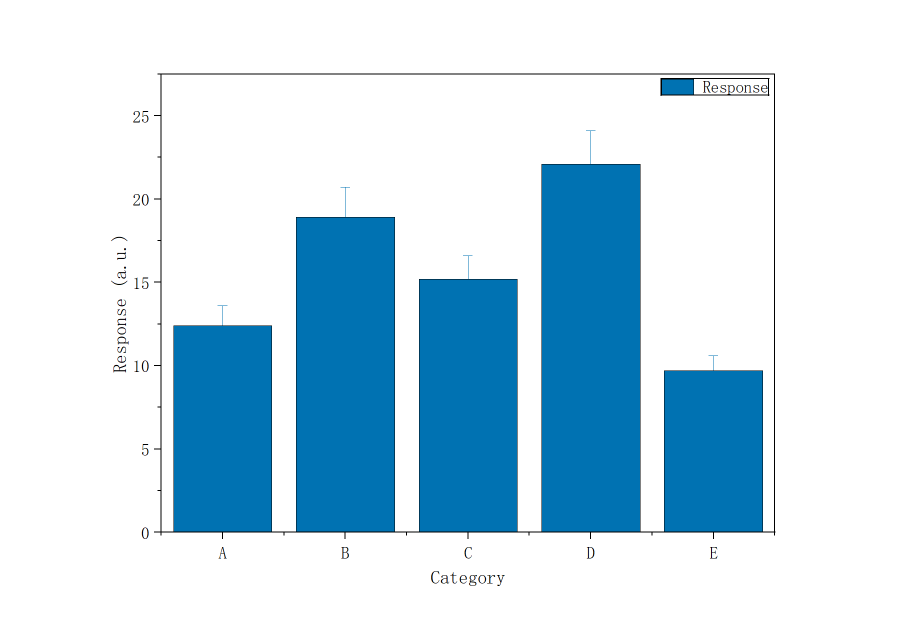
#> input picture templates/evidence/bar.png, 1800 x 1276 px (shown at 1/2 size)
$ python -i verify_deliverable.py   (imports and definitions only)
#> lines starting #> are read from the running program, lines starting #| are printed output that depends on the picture; after the words box and inside, x2 and y2 are one past the last pixel; in counts of white or black regions, pixels touching at a corner belong together
"""verify_deliverable.py — 交付三件套的**文件层**检查（不读 Origin 对象属性）。

用法：
  python verify_deliverable.py 成品.png 成品.pdf 成品.opju [--min-width 1800]
  python verify_deliverable.py --selftest

只管五件事：三个文件都存在、非空字节、三者同 basename、PNG 宽 >= --min-width、
PNG 上没有 Origin demo 水印。
Origin 图里的对象属性（系列数/字号/图例位置）是 origin_verify_graph 的活，
本脚本不猜、不读、不假装能读。
rc: 0 = 全过, 4 = 有 FAIL, 2 = 用法错误。

## 水印检查为什么这样写

Origin 未授权时会往**整幅画布**平铺青色 `demo`，导出图直接不可用。这里不能用
「青色像素多不多」判定：一张本来就画了青色柱/线的图同样会命中。

2026-11-03 在真水印图上量的真值（`templates/evidence/bar.png`，1200×850）：
  · 主色 **#00FFFF**（5745 px），抗锯齿边缘为 #3AFFFF / #66FFFF / #00E9FF / #00FFF2
  · 行方向 **8 条文字带**，带间距恒定 **72 px**（scatter 同样 8 条/72 px；
    xrd 84 px、forest 72 px，抖动系数 ≤ 0.34）
  · 覆盖面积仅 **0.62%–0.88%**（字很细，按面积数会漏）

对照实验（同样 1200×850，2026-11-03/04 实测）：

| 样本 | 行带 | 间距 cv | **行剖面自相关峰值** | 覆盖面积 |
|---|---|---|---|---|
| bar（水印） | 8 | 0.00 | **0.841**（lag 72） | 0.80% |
| scatter（水印） | 8 | 0.00 | **0.838**（lag 72） | 0.63% |
| xrd（水印） | 8 | 0.16 | **0.662**（lag 84） | 0.88% |
| forest（水印） | 9 | 0.34 | **0.838**（lag 72） | 0.62% |
| heatmap（水印） | 14 | 0.72 | **0.871**（lag 72） | 0.55% |
| 纯白图 | 0 | – | 0.000 | 0.00% |
| 青色数据图（3 青柱 + 青线） | **2** | – | 0.711 | 14.96% |
| 人工叠 demo 网格 | 13 | 0.00 | **0.923**（lag 70） | 0.37% |

**为什么用自相关而不是间距抖动**：热图那类图上，水印文字叠在同色（浅青）格子上会融进去，
行带间距被打乱（cv 0.72），第一版按 cv≤0.5 判就把 heatmap.png **漏判了**——这是实测踩到的洞。
行剖面自相关对「整幅等周期重复」敏感、对缓慢包络（色块明暗）不敏感，所以改成
`行带 ≥ 5 且自相关峰值 ≥ 0.6`。青色数据图自相关也有 0.711，但它的行带只有 2 条
（整块色块，不是一行行文字），被行带数挡住。

判据：行带 ≥ 5 条 + 带间距 ≥ 4 个且中位数 ≥ 40 px + **自相关峰值 ≥ 0.6** +
覆盖面积 < 10% + 行带纵跨 ≥ 半图。
"""
import os
import sys

from PIL import Image, ImageChops

from pixel_core import setup_stdout

RC_OK, RC_FAIL, RC_USAGE = 0, 4, 2
DEFAULT_MIN_WIDTH = 1800

# 水印主色与容差（实测 #00FFFF，抗锯齿会往 #3AFFFF/#66FFFF/#00E9FF 漂）
WATERMARK_RGB = (0, 255, 255)
WATERMARK_TOL = 48
# 结构判据（阈值来自上面的对照实验，不是拍的）
WM_MIN_BANDS = 5          # 行方向文字带最少条数（真水印 8–9，青色数据 2）
WM_MIN_GAPS = 4           # 参与周期性判定所需的最少带间距个数
WM_MIN_GAP_PX = 40        # 带间距中位数下限（真水印 72–125 px）
WM_MIN_ACF = 0.6          # 行剖面自相关峰值下限（真水印 0.66–0.92，纯白 0.00）
WM_ACF_LAG = (40, 130)    # 自相关搜索的滞后区间（水印周期实测 54–84 px）
WM_MAX_AREA = 0.10        # 覆盖面积上限；超过视为「青色数据」而不是水印


def _wm_mask(im):
    """青色掩膜（L 模式，命中 255）。用通道点运算走 C 层，避免逐像素 Python 循环。"""
    r, g, b = im.split()
    lo, hi = WATERMARK_TOL, 255 - WATERMARK_TOL
    mr = r.point(lambda v: 255 if v <= lo else 0)
    mg = g.point(lambda v: 255 if v >= hi else 0)
    mb = b.point(lambda v: 255 if v >= hi else 0)
    return ImageChops.multiply(ImageChops.multiply(mr, mg), mb)


def _counts_per_line(mask):
    """沿「行」统计每行命中数（对转置图调用即得每列命中数）。"""
    w, h = mask.size
    data = mask.tobytes()
    return [data[y * w:(y + 1) * w].count(255) for y in range(h)]


def _runs(values, thr):
    """连续命中区间 [(start, end), ...]；thr 以下视为断开。"""
    out, start = [], None
    for i, v in enumerate(values):
        if v >= thr and start is None:
            start = i
        elif v < thr and start is not None:
            out.append((start, i - 1))
            start = None
    if start is not None:
        out.append((start, len(values) - 1))
    return out


def _gap_stats(bands):
    gaps = [bands[i + 1][0] - bands[i][0] for i in range(len(bands) - 1)]
    if not gaps:
        return [], None, None
    mean = sum(gaps) / len(gaps)
    std = (sum((g - mean) ** 2 for g in gaps) / len(gaps)) ** 0.5
    return gaps, sorted(gaps)[len(gaps) // 2], (std / mean if mean else 9.9)


def _autocorr_peak(values, lag_range=WM_ACF_LAG):
    """行剖面的自相关峰值（归一化）。等周期重复的水印文字会在这里出峰，
    缓慢变化的色块包络不会。返回 (峰值, 对应滞后)。"""
    n = len(values)
    if n < 3:
        return 0.0, None
    mean = sum(values) / n
    centered = [v - mean for v in values]
    denom = sum(x * x for x in centered)
    if denom <= 0:
        return 0.0, None
    lo, hi = lag_range
    best, best_lag = 0.0, None
    for lag in range(lo, min(hi, n - 1) + 1):
        num = sum(centered[i] * centered[i + lag] for i in range(n - lag))
        coef = num / denom
        if coef > best:
            best, best_lag = coef, lag
    return best, best_lag


def watermark_report(png_path):
    """返回水印判定结果。读不了图也返回 dict，由调用方决定怎么报。"""
#> called with png_path = 'templates/evidence/bar.png'
    try:
        with Image.open(png_path) as src:
#> src is the input picture: PIL image 1800x1276 RGB; mean R, G, B 196.1, 221.5, 235.7
            im = src.convert("RGB")
    except Exception as exc:                          # 读不了就 FAIL，不猜
        return {"readable": False, "is_watermark": False, "detail": "unreadable: %s" % exc}
    w, h = im.size
    mask = _wm_mask(im)
#> in _wm_mask, `r, g, b = im.split()`:
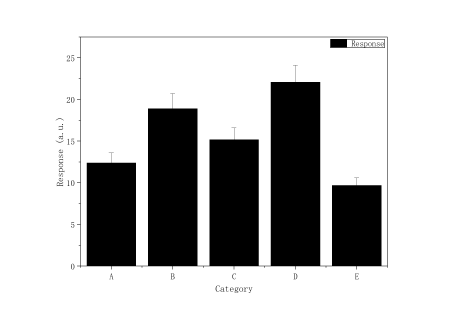
#> r: PIL image 1800x1276 L (shown at 1/4 size); min 0, max 255, mean 196.1
#> in _wm_mask, `r, g, b = im.split()`:
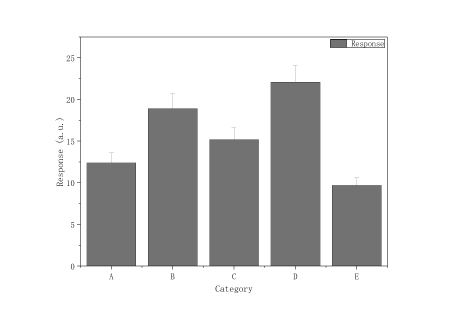
#> g: PIL image 1800x1276 L (shown at 1/4 size); min 0, max 255, mean 221.5
#> in _wm_mask, `r, g, b = im.split()`:
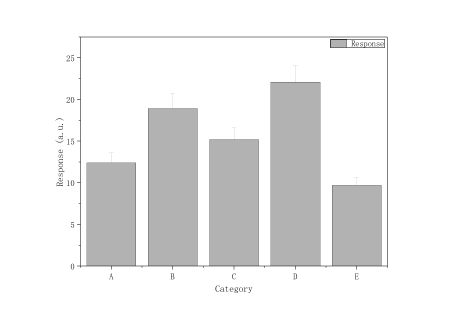
#> b: PIL image 1800x1276 L (shown at 1/4 size); min 0, max 255, mean 235.7
#> in _wm_mask, `mr = r.point(lambda v: 255 if v <= lo else 0)`:
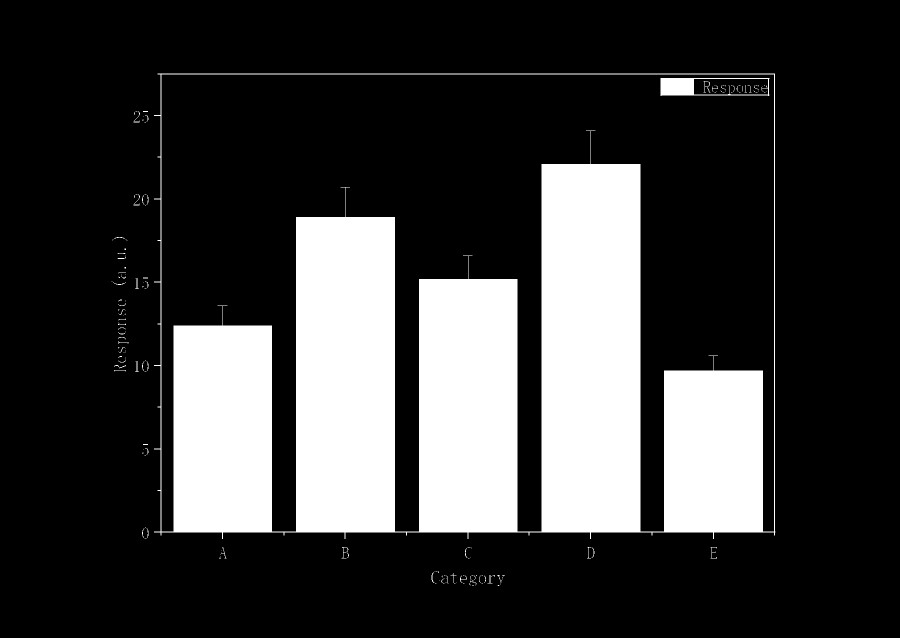
#> mr: PIL image 1800x1276 L (shown at 1/2 size); 23% white; 176 white regions (124 under 20 px), largest, box (x1, y1, x2, y2) and area: (308, 147, 1551, 1078) 523816, (1321, 156, 1539, 192) 3038, (1407, 162, 1421, 185) 74
    row_counts = _counts_per_line(mask)
#> row_counts = 1276 values from 0 to 0
    col_counts = _counts_per_line(mask.transpose(Image.TRANSPOSE))
#> col_counts = 1800 values from 0 to 0
    total = sum(row_counts)
#> total = 0
    area = total / float(w * h) if w and h else 0.0
#> area = 0
    bands = _runs(row_counts, max(3, int(w * 0.004)))
#> after the loop in _runs, `for i, v in enumerate(values):`: out = []
#> bands = []
    col_bands = _runs(col_counts, max(3, int(h * 0.004)))
#> col_bands = []
    gaps, median_gap, cv = _gap_stats(bands)
#> gaps = []
    acf, acf_lag = _autocorr_peak(row_counts)
#> in _autocorr_peak, `n = len(values)`: n = 1276
#> in _autocorr_peak, `mean = sum(values) / n`: mean = 0
#> in _autocorr_peak, `centered = [v - mean for v in values]`: centered = 1276 values from 0 to 0
#> in _autocorr_peak, `denom = sum(x * x for x in centered)`: denom = 0
#> acf = 0
    span = (bands[-1][0] - bands[0][0]) if len(bands) >= 2 else 0
#> span = 0
    periodic = (
        len(bands) >= WM_MIN_BANDS
        and len(gaps) >= WM_MIN_GAPS
        and median_gap is not None and median_gap >= WM_MIN_GAP_PX
        and acf >= WM_MIN_ACF
        and area < WM_MAX_AREA
        and span >= h * 0.5
    )
#> periodic = False
    detail = ("mask %d px (%.2f%%), row bands %d, col bands %d, median gap %s px, "
              "acf %.2f@%s, cv %s"
              % (total, area * 100.0, len(bands), len(col_bands),
                 "-" if median_gap is None else "%d" % median_gap,
                 acf, "-" if acf_lag is None else acf_lag,
                 "-" if cv is None else "%.2f" % cv))
    return {"readable": True, "is_watermark": bool(periodic), "detail": detail,
            "mask_px": total, "area": area, "bands": len(bands),
            "col_bands": len(col_bands), "median_gap": median_gap, "cv": cv,
            "acf": acf, "acf_lag": acf_lag}


# [227 lines left out: functions inspect, main, selftest, not called in this run]


# [5 lines not run here, left out]

>>> result = watermark_report('templates/evidence/bar.png')
#> result = 11 items

$ run again, on templates/evidence/cv.png
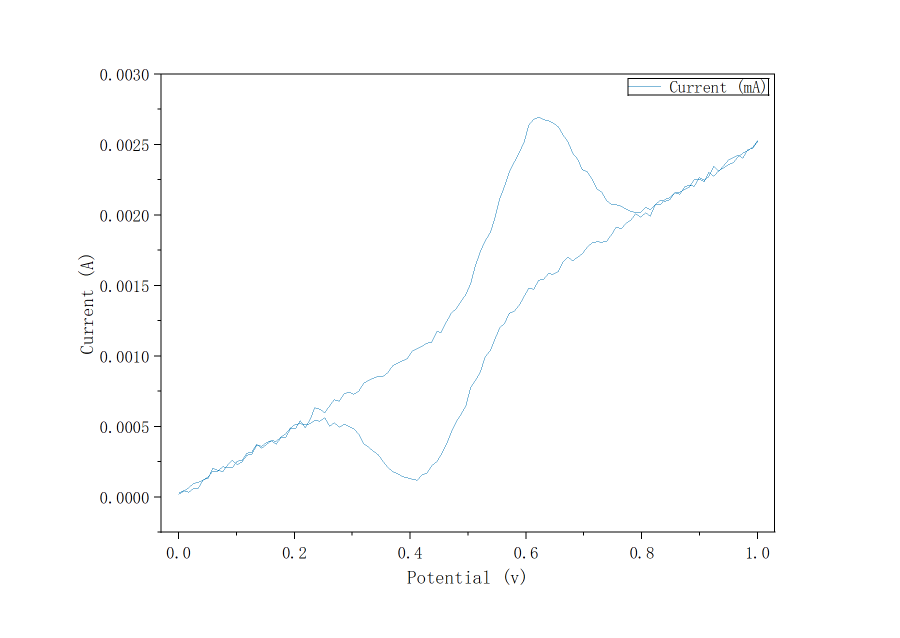
#> input picture templates/evidence/cv.png, 1800 x 1276 px (shown at 1/2 size)
#> in watermark_report, src is the input picture: PIL image 1800x1276 RGB; mean R, G, B 252.8, 252.9, 253
#> in _wm_mask, `mr = r.point(lambda v: 255 if v <= lo else 0)`:
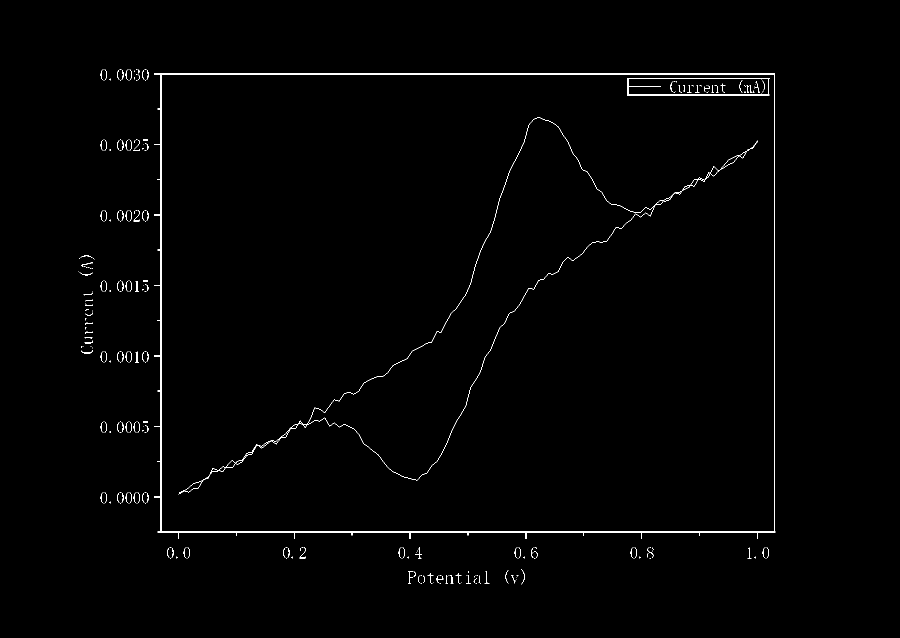
#> mr: PIL image 1800x1276 L (shown at 1/2 size); 0.77% white in thin lines or dots, all inside (x1, y1, x2, y2) = (157, 138, 1551, 1169)
#> mg: PIL image 1800x1276 L; 99% white; black in thin lines or dots, all inside (x1, y1, x2, y2) = (156, 138, 1551, 1170)
#> in _wm_mask, `mb = b.point(lambda v: 255 if v >= hi else 0)`:
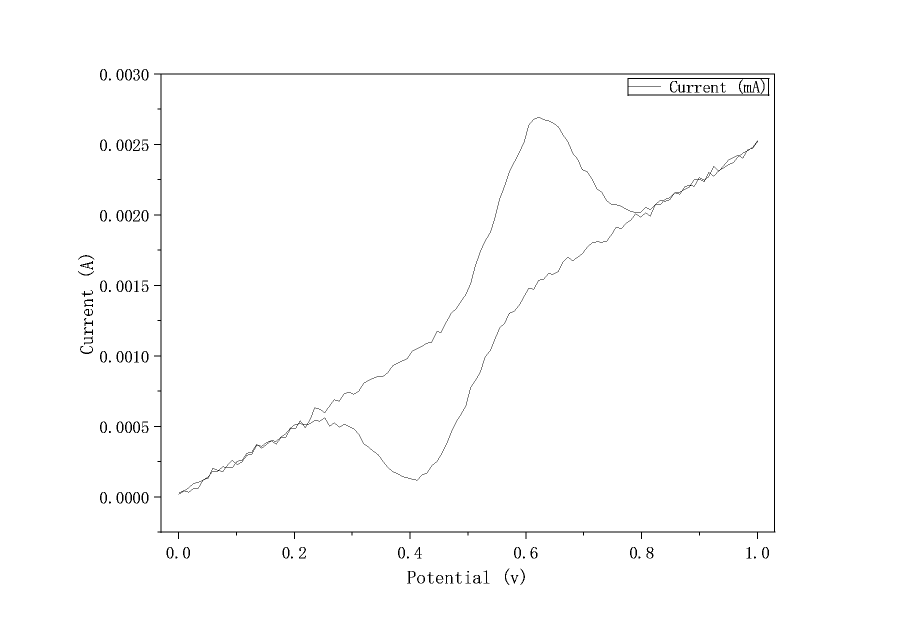
#> mb: PIL image 1800x1276 L (shown at 1/2 size); 99% white; black in thin lines or dots, all inside (x1, y1, x2, y2) = (156, 138, 1551, 1170)
#> row_counts = 1276 values from 0 to 0
#> col_counts = 1800 values from 0 to 0
#> total = 0
#> after the loop in _runs, `for i, v in enumerate(values):`: out = []
#> n = 1276
#> mean = 0
#> centered = 1276 values from 0 to 0
#> denom = 0
#> periodic = False
#> result = 11 items

$ run again, on templates/evidence/decision_curve.png
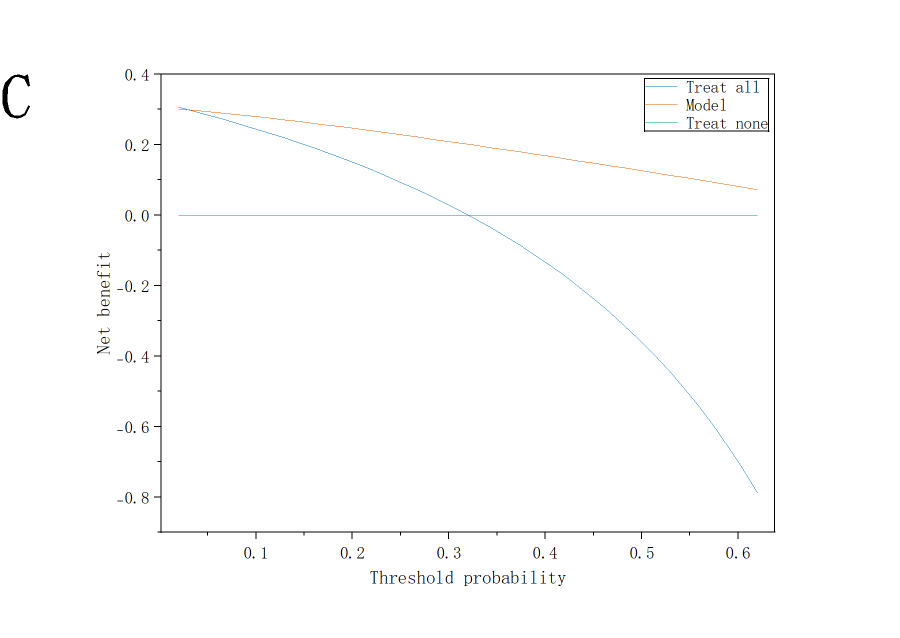
#> input picture templates/evidence/decision_curve.png, 1800 x 1276 px (shown at 1/2 size)
#> in watermark_report, src is the input picture: PIL image 1800x1276 RGB; mean R, G, B 252.7, 252.8, 252.7
#> in _wm_mask, `mr = r.point(lambda v: 255 if v <= lo else 0)`:
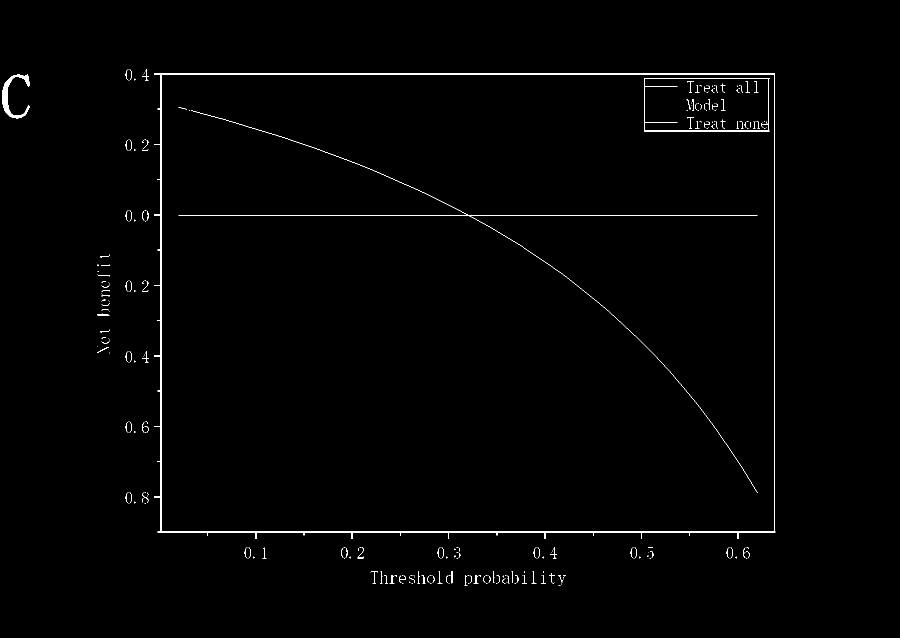
#> mr: PIL image 1800x1276 L (shown at 1/2 size); 0.79% white in thin lines or dots, all inside (x1, y1, x2, y2) = (5, 138, 1551, 1172)
#> in _wm_mask, `mg = g.point(lambda v: 255 if v >= hi else 0)`:
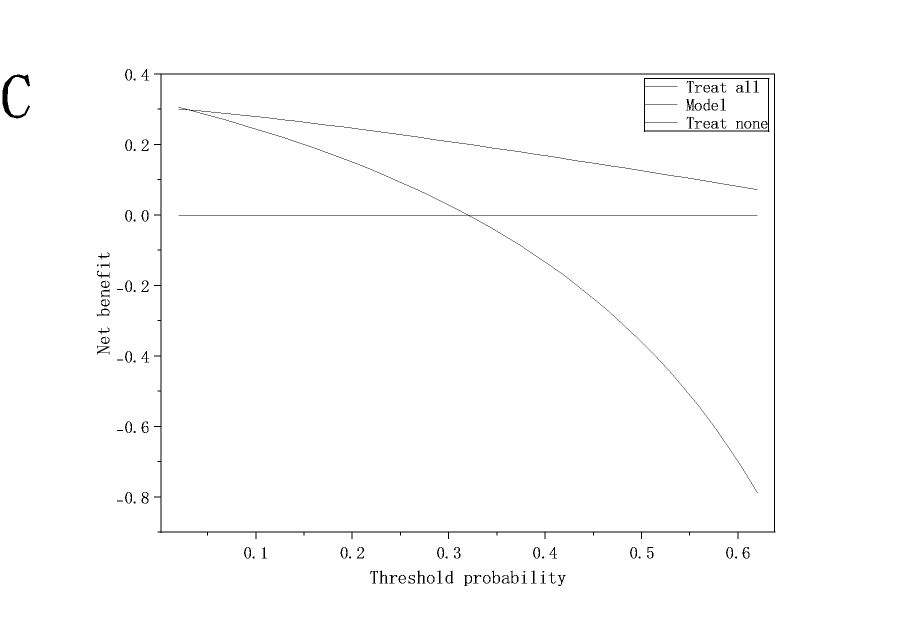
#> mg: PIL image 1800x1276 L (shown at 1/2 size); 99% white; black in thin lines or dots, all inside (x1, y1, x2, y2) = (5, 138, 1551, 1172)
#> row_counts = 1276 values from 0 to 0
#> col_counts = 1800 values from 0 to 0
#> total = 0
#> after the loop in _runs, `for i, v in enumerate(values):`: out = []
#> n = 1276
#> mean = 0
#> centered = 1276 values from 0 to 0
#> denom = 0
#> periodic = False
#> result = 11 items
